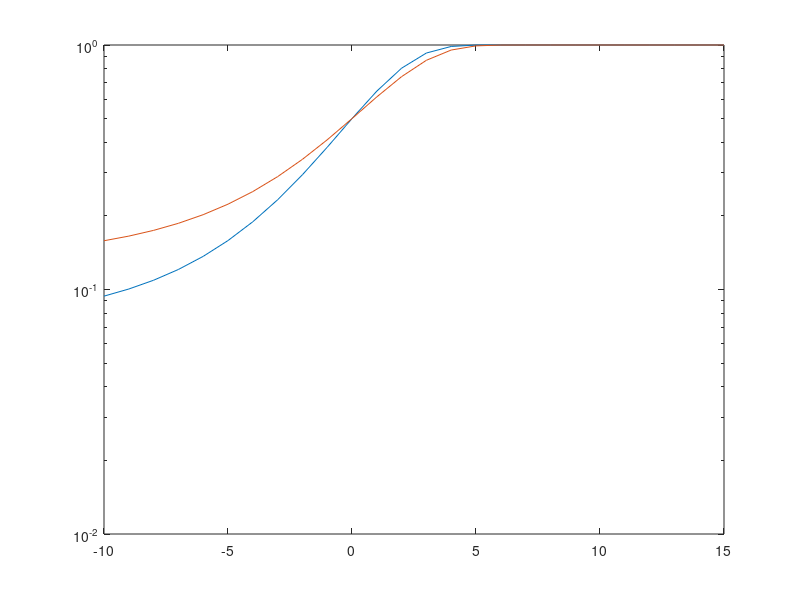

Source code (MATLAB):
%% Calculate the Outage Power under Rician Fading-Sidong Guo

Best_channel_m=1.93*10^-6;
Best_channel_v=1.74*10^-12;
Worst_channel_m=2.41*10^-8;
Worst_channel_v=4.69*10^-16;

Best=zeros(1,26);
Worst=zeros(1,26);  %Pre-allocating for speed

for i=-10:1:15
    i_linear=10^(i/10); %Convert to Linear Scale
    cutoff_best=i_linear*Best_channel_m;
    cutoff_worst=i_linear*Worst_channel_m;
    Shadow_margin_B=Best_channel_m-cutoff_best;
    Shadow_margin_W=Worst_channel_m-cutoff_worst;
    Best(i+11)=qfunc(Shadow_margin_B/sqrt(Best_channel_v));
    Worst(i+11)=qfunc(Shadow_margin_W/sqrt(Worst_channel_v));
end
x=-10:1:15;

figure()
semilogy(x,Best);
hold on 
semilogy(x,Worst);